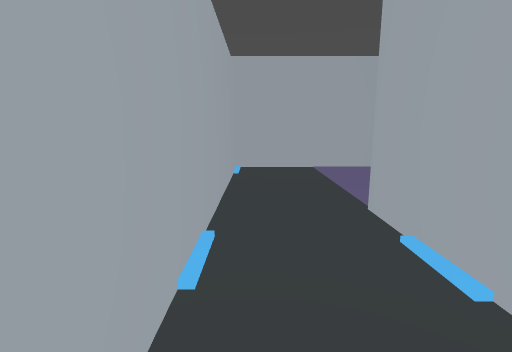
view 1 (above)

15 first-person views from a walk through a Godot game level. The camera is 1.4 m above the floor, tilts 10° down and sees 85° across. The floor is counted in squares, 1 m on a side. Each view is taken from the middle of a square. On the plan, view 1 faces up. The plan holds only what a view shows up to about 14 squares ahead; the rest is blank. The place goes on beyond the plan.

view 2
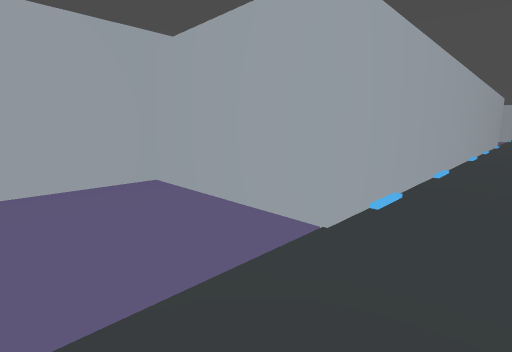

view 3
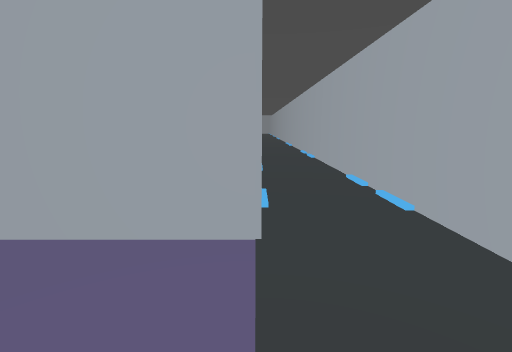

view 4
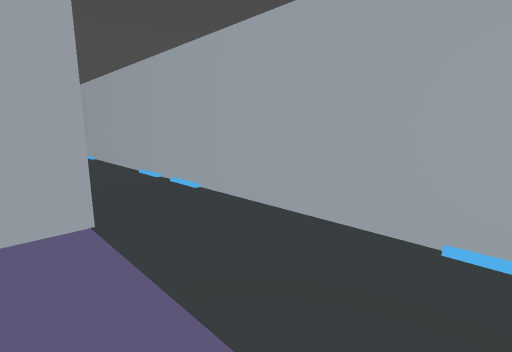

view 5
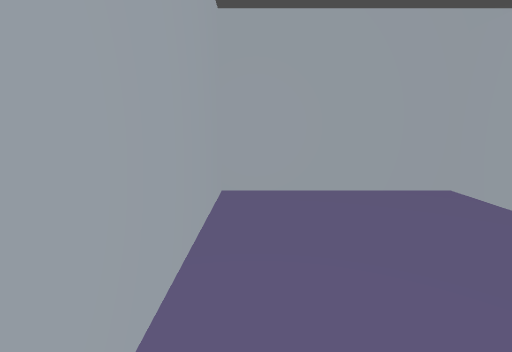

view 6
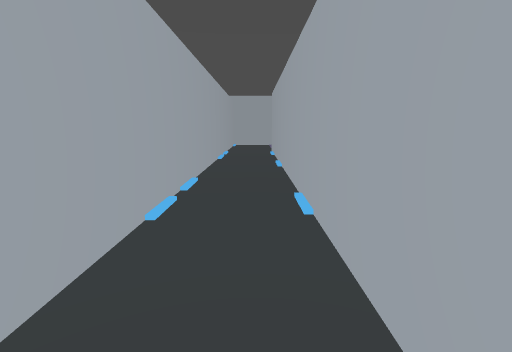

view 7
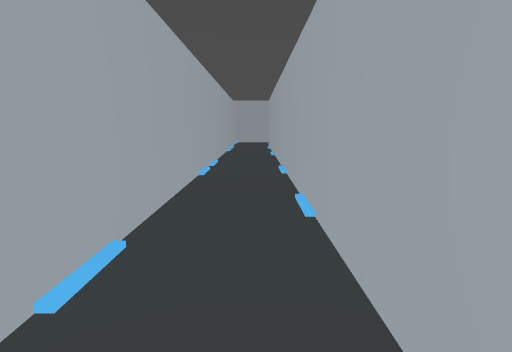

view 8
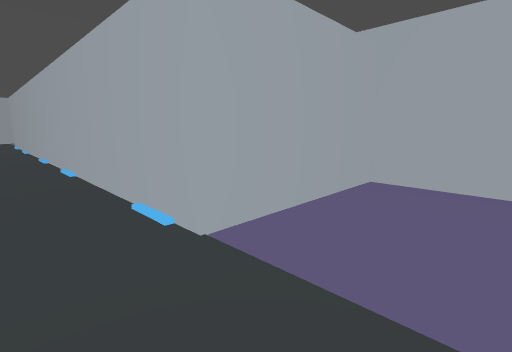

view 9
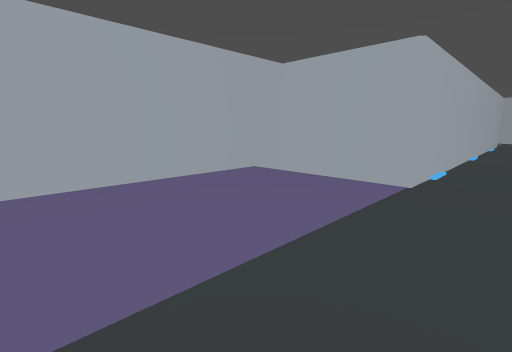

view 10
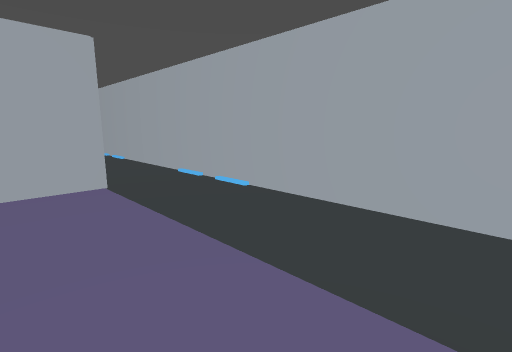

view 11
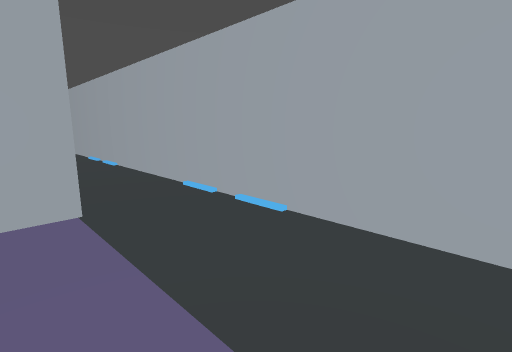

view 12
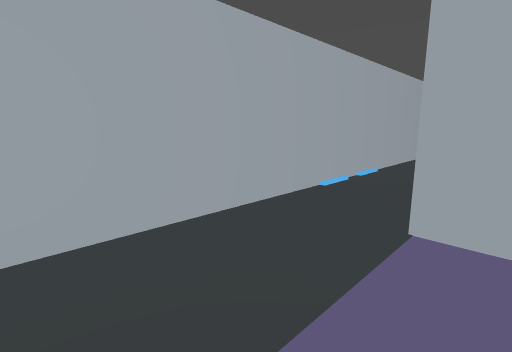

view 13
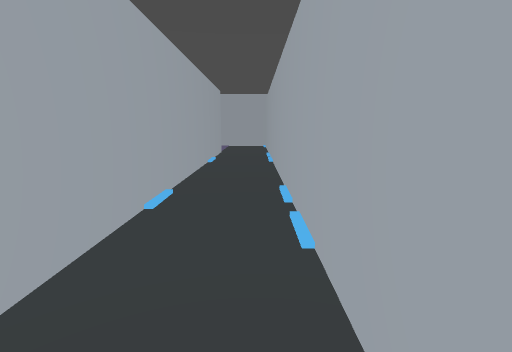

view 14
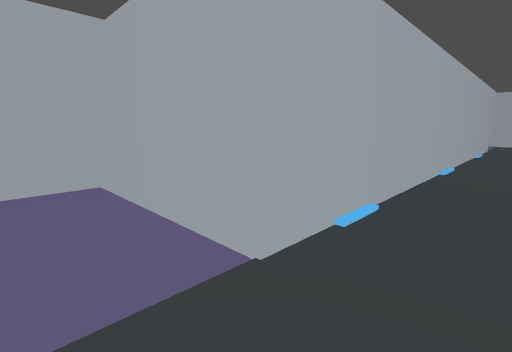

view 15
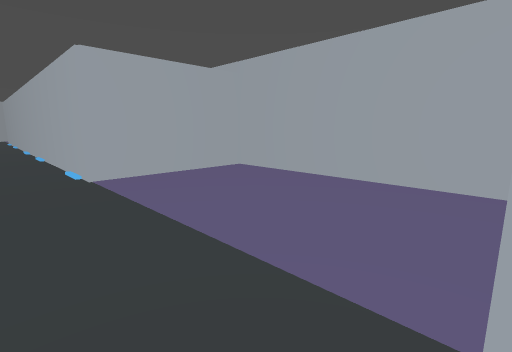

### Floor plan
Points are (right, up) in squares from view 1. A wall is a line through its corners. A room is listed if a view was taken in it or the views show most of it. See-through windows are left out.
Room 1 (views 1, 2, 3, 4, 5, 6, 7)
walls: (1.9, -18.1) (1.9, 4.7) (7, 4.7) (7, 9.7) (-0.7, 9.7) (-0.7, -18.5)
ways out: opening at (0.5, -18) to room 2
Room 2 (views 8, 9, 10, 11, 12, 13, 14, 15)
walls: (-0.7, -18.5) (-0.7, -39.5); (1.9, -39.5) (1.9, -25.9) (7, -25.9) (7, -18.1) (1.9, -18.1)
ways out: opening at (0.5, -18) to room 1

Where each view was taken, in squares from view 1:
view 1: 0 up, 0 right, facing up
view 2: 8 up, 0 right, facing down-right
view 3: 8 up, 2 right, facing down
view 4: 9 up, 3 right, facing down-left
view 5: 9 up, 1 right, facing right
view 6: 12 down, 1 right, facing up
view 7: 16 down, 1 right, facing up
view 8: 21 down, 0 right, facing up-right
view 9: 19 down, 0 right, facing down-right
view 10: 19 down, 4 right, facing down-left
view 11: 21 down, 3 right, facing down-left
view 12: 22 down, 3 right, facing up-left
view 13: 29 down, 0 right, facing down
view 14: 24 down, 0 right, facing down-right
view 15: 26 down, 0 right, facing up-right
